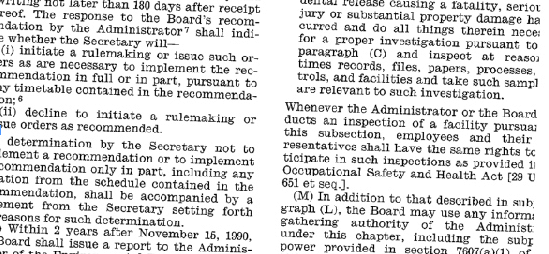
#> input picture SO/images/1428327654249.png, 549 x 254 px
$ jupyter execute --allow-errors 17_APR_2019.ipynb   (shell and % lines are left out)
#> lines starting #> are read from the running program, lines starting #| are printed output that depends on the picture
# Content

1. https://stackoverflow.com/questions/55719276/linear-regression-on-each-column-without-creating-for-loops-or-functions

2. https://stackoverflow.com/questions/55718982/extract-xml-to-pandas-dataframe-with-unknown-number-of-nodes

3. https://stackoverflow.com/questions/55718291/how-to-transform-a-fft-fast-fourier-transform-into-a-polar-transformation-with/55722602#55722602

#1. https://stackoverflow.com/questions/55719276/linear-regression-on-each-column-without-creating-for-loops-or-functions

[cell 1]
import numpy as np
import pandas as pd
from functools import partial
from scipy.stats import linregress

np.random.seed(1997)
#> (the rest of this cell did not finish here and is left out)

#2. https://stackoverflow.com/questions/55718982/extract-xml-to-pandas-dataframe-with-unknown-number-of-nodes

[cell 2]
data = """<?xml version = '1.0' encoding = 'UTF-8'?>
<EVENT spec="IDL:com/RfcCallEvents:1.0#Z_BAPI_UPDT_SERV_NOTIFICATION">
   <eventHeader>
      <objectName/>
      <objectKey/>
      <eventName/>
      <eventId/>
   </eventHeader>
   <TAB_DETAIL_DATA>
      <ZNEWFLAG>X</ZNEWFLAG>
      <FENUM>2</FENUM>
      <BAUTL>661-01727</BAUTL>
      <OTEIL/>
      <FECOD>KBB</FECOD>
      <URCOD>B08</URCOD>
      <ZCOMPMDF>A</ZCOMPMDF>
      <ZOPREPL/>
      <ZWRNCOV>LP</ZWRNCOV>
      <ZWRNREF/>
      <ZNEWPS>C07XMAAEJCLD</ZNEWPS>
      <ZOLDPN/>
      <ZOLDPD/>
      <ZOLDPS>C07XMAACJCLD</ZOLDPS>
      <MAILINFECOD/>
      <ZUNITPR/>
      <ZNEWPD/>
      <ZNEWPN/>
      <ZABUSE/>
      <ZRPS>S</ZRPS>
      <ZEXKGB/>
      <ZKGBMM/>
      <ZINSTS>000</ZINSTS>
      <ZACKBB/>
      <ZCHKOVR/>
      <ZSNDB/>
      <ZNOTAFISCAL/>
      <ZCONSGMT/>
      <ZPRTCONS/>
      <ZZRTNTRNO/>
      <ZZRTNCAR/>
      <ZZINSPECT/>
      <ZZPR_OPT/>
   </TAB_DETAIL_DATA>
   <TAB_DETAIL_DATA>
      <ZNEWFLAG>X</ZNEWFLAG>
      <FENUM>1</FENUM>
      <BAUTL>661-01727</BAUTL>
      <OTEIL/>
      <FECOD>KBB</FECOD>
      <URCOD>B08</URCOD>
      <ZCOMPMDF>A</ZCOMPMDF>
      <ZOPREPL/>
      <ZWRNCOV>LP</ZWRNCOV>
      <ZWRNREF/>
      <ZNEWPS>C07XMAAEJCLD</ZNEWPS>
      <ZOLDPN/>
      <ZOLDPD/>
      <ZOLDPS>C07XMAACJCLD</ZOLDPS>
      <MAILINFECOD/>
      <ZUNITPR/>
      <ZNEWPD/>
      <ZNEWPN/>
      <ZABUSE/>
      <ZRPS>S</ZRPS>
      <ZEXKGB/>
      <ZKGBMM/>
      <ZINSTS>000</ZINSTS>
      <ZACKBB/>
      <ZCHKOVR/>
      <ZSNDB/>
      <ZNOTAFISCAL/>
      <ZCONSGMT/>
      <ZPRTCONS/>
      <ZZRTNTRNO/>
      <ZZRTNCAR/>
      <ZZINSPECT/>
      <ZZPR_OPT/>
   </TAB_DETAIL_DATA>
   <TAB_HEADER_DATA>
      <QMNUM>030334920069</QMNUM>
      <ZGSXREF>CONSUMER</ZGSXREF>
      <ZVANTREF>G338005317</ZVANTREF>
      <ZSHIPER/>
      <ZSHPRNO/>
      <ZRVREF/>
      <ZTECHID>4HQ2OD6C19</ZTECHID>
      <ZADREPAIR/>
      <ZZKATR7/>
   </TAB_HEADER_DATA>
</EVENT>"""

[cell 3]
import xmltodict

#> (a cell that did not finish here is left out)

#> (a cell that did not finish here is left out)

#> (a cell that did not finish here is left out)

 #3. https://stackoverflow.com/questions/55718291/how-to-transform-a-fft-fast-fourier-transform-into-a-polar-transformation-with/55722602#55722602

[cell 7]
import cv2
import numpy as np
from matplotlib import pyplot as plt


img = cv2.imread(r'./images/1428327654249.png', cv2.IMREAD_GRAYSCALE)
#> img: shape (254, 549); min 0, max 255, mean 217.9

f = np.fft.fft2(img)
fshift = np.fft.fftshift(f)
magnitude_spectrum = np.abs(fshift)**2

plt.subplot(121), plt.imshow(img, cmap='gray')
plt.title('Input Image'), plt.xticks([]), plt.yticks([])

plt.subplot(122), plt.imshow(magnitude_spectrum, cmap='gray')
plt.title('Magnitude Spectrum'), plt.xticks([]), plt.yticks([])

plt.show()
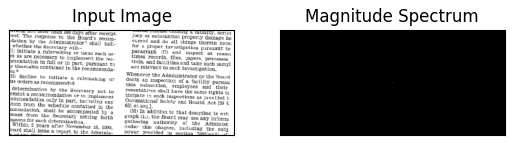
#> figure drawn by matplotlib, 2 panels

[cell 8]
magnitude_spectrum.shape
#> Out = (254, 549)

[cell 9]
def transform_data(m):
    dpix, dpiy = m.shape
#> dpix = 254; dpiy = 549
    x_c, y_c = np.unravel_index(np.argmax(m), m.shape)
#> x_c = 127; y_c = 274
    angles = np.linspace(0, np.pi*2, min(dpix, dpiy))
#> angles = 254 values from 0 to 6.28
    mrc = min(abs(x_c - dpix), abs(y_c - dpiy), x_c, y_c)
#> mrc = 127
    radiuses = np.linspace(0, mrc, max(dpix, dpiy))
#> radiuses = 549 values from 0 to 127
    A, R = np.meshgrid(angles, radiuses)
    X = R * np.cos(A)
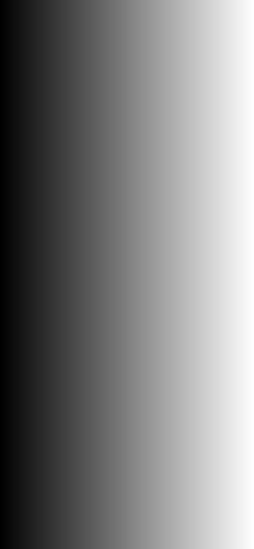
#> A: shape (549, 254) float64; min 0, max 6.28, mean 3.14; drawn with min black and max white
    Y = R * np.sin(A)
    return A, R, m[X.astype(int) + mrc - 1, Y.astype(int) + mrc - 1]

[cell 10]
angles, radiuses, m = transform_data(magnitude_spectrum)
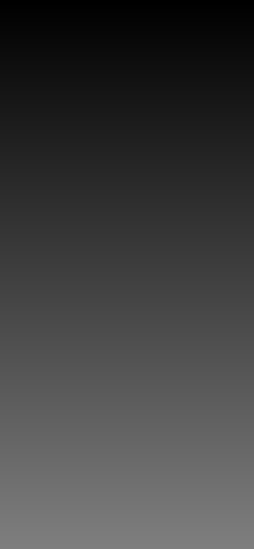
#> radiuses: shape (549, 254) float64; min 0, max 127, mean 63.5
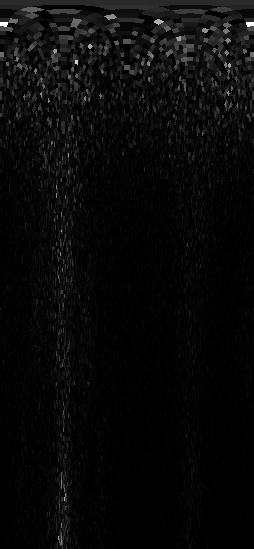
#> m: shape (549, 254) float64; min 19383.9, max 2.53e+10, mean 934787579.6; drawn with min black and max white

[cell 11]
plt.contourf(angles, radiuses, m)
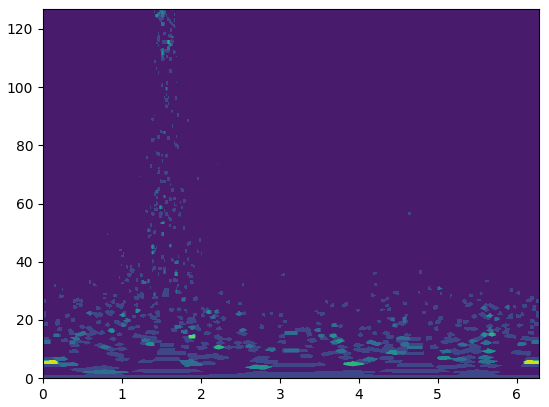
#> figure drawn by matplotlib, 1 panel
